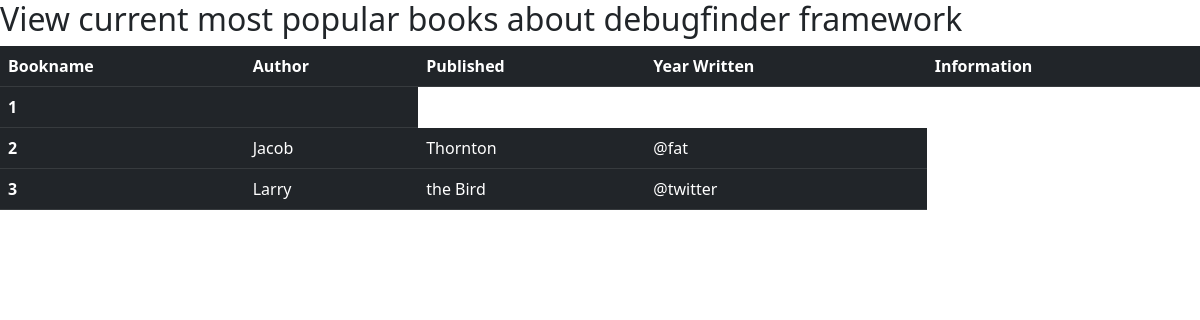
/bookstore_home, run on an earlier commit of the app's database.
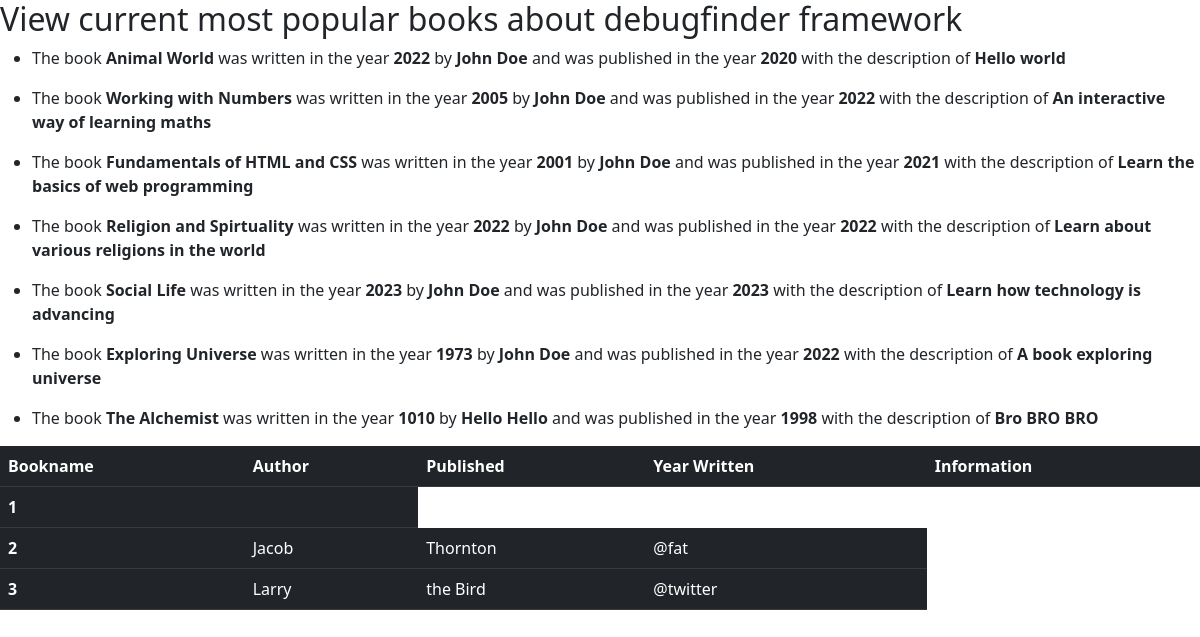
And on a later commit of the database.
### debugfinder/models.py (models this page shows, shortened)
class bookstore(models.Model):
    bookname = models.CharField(max_length=255)
    published = models.IntegerField(max_length=4)
    author = models.CharField(max_length=255)
    information = models.CharField(max_length=855)
    yearwritten = models.IntegerField(max_length=4)

### debugfinder/views.py (the view)
# urls.py: path('bookstore_home', views.bookstore_page, name='bookstore_home'),
def bookstore_page(request):
    return render(request, 'debugfinder/bookstore.html', {"bookstore": bookstore.objects.all()})

### debugfinder/templates/debugfinder/bookstore.html (shortened to what this page needs)
{% extends 'debugfinder/layout_bookstore.html' %}
{% block bookstore_body %}
<div class="header">
    <h2>View current most popular books about debugfinder framework</h2>
</div>
{% for bookname in bookstore %}
<div class="">
    <ul>
    <li>The book <strong>{{bookname.bookname}}</strong> was written in the year <strong> {{bookname.yearwritten}}  </strong>by
        <strong>{{bookname.author}}</strong> and was published in the year <strong> {{bookname.published}}</strong> with the description of <strong> {{bookname.information}}</strong>
    </li>
</ul>
</div>
{% endfor %}
<table class="table table-dark">
  <thead>
    <tr>
      <th scope="col">Bookname</th>
      <th scope="col">Author</th>
      <th scope="col">Published</th>
      <th scope="col">Year Written</th>
      <th scope="col">Information</th>
    </tr>
  </thead>
  <tbody>
    <tr>
      <th scope="row">1</th>
      <td>{{bookname.bookname}}</td>
    </tr>
    <tr>
      <th scope="row">2</th>
      <td>Jacob</td>
      <td>Thornton</td>
      <td>@fat</td>
    </tr>
    <tr>
      <th scope="row">3</th>
      <td>Larry</td>
      <td>the Bird</td>
      <td>@twitter</td>
    </tr>
  </tbody>
</table>
{% endblock %}

### debugfinder/templates/debugfinder/layout_bookstore.html (shortened to what this page needs)
<!DOCTYPE html>
<html lang="en">
<head>
    <link href="https://cdn.jsdelivr.net/npm/bootstrap@5.2.1/dist/css/bootstrap.min.css" rel="stylesheet">
</head>
<body>
    {% block bookstore_body %}
    {% endblock %}
</body>
</html>

What changed in the data, as far as the page shows it:
added bookstore: bookname "Animal World", yearwritten "2022", author "John Doe", published "2020", information "Hello world"
added bookstore: bookname "Working with Numbers", yearwritten "2005", author "John Doe", published "2022", information "An interactive way of learning maths"
added bookstore: bookname "Fundamentals of HTML and CSS", yearwritten "2001", author "John Doe", published "2021", information "Learn the basics of web programming"
added bookstore: bookname "Religion and Spirtuality", yearwritten "2022", author "John Doe", published "2022", information "Learn about various religions in the world"
added bookstore: bookname "Social Life", yearwritten "2023", author "John Doe", published "2023", information "Learn how technology is advancing"
added bookstore: bookname "Exploring Universe", yearwritten "1973", author "John Doe", published "2022", information "A book exploring universe"
added bookstore: bookname "The Alchemist", yearwritten "1010", author "Hello Hello", published "1998", information "Bro BRO BRO"
